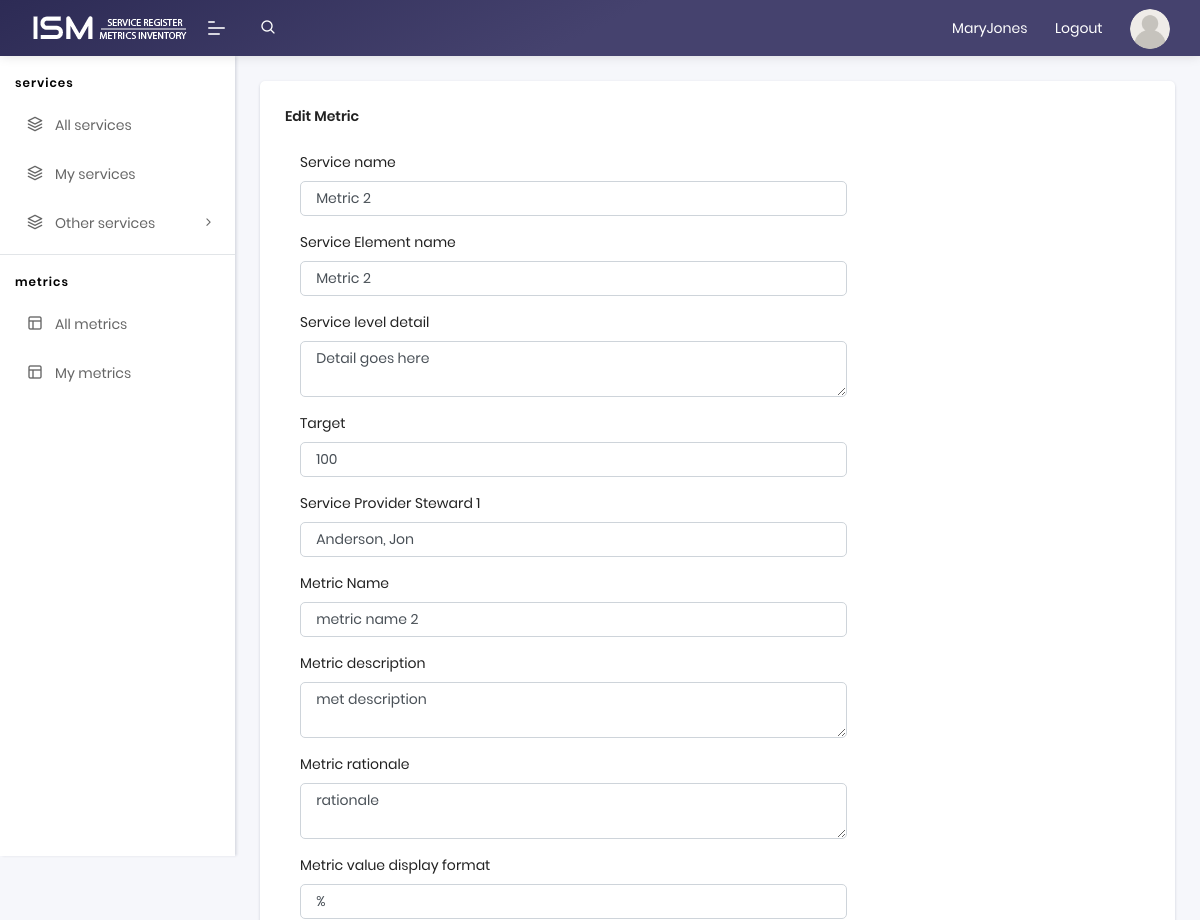
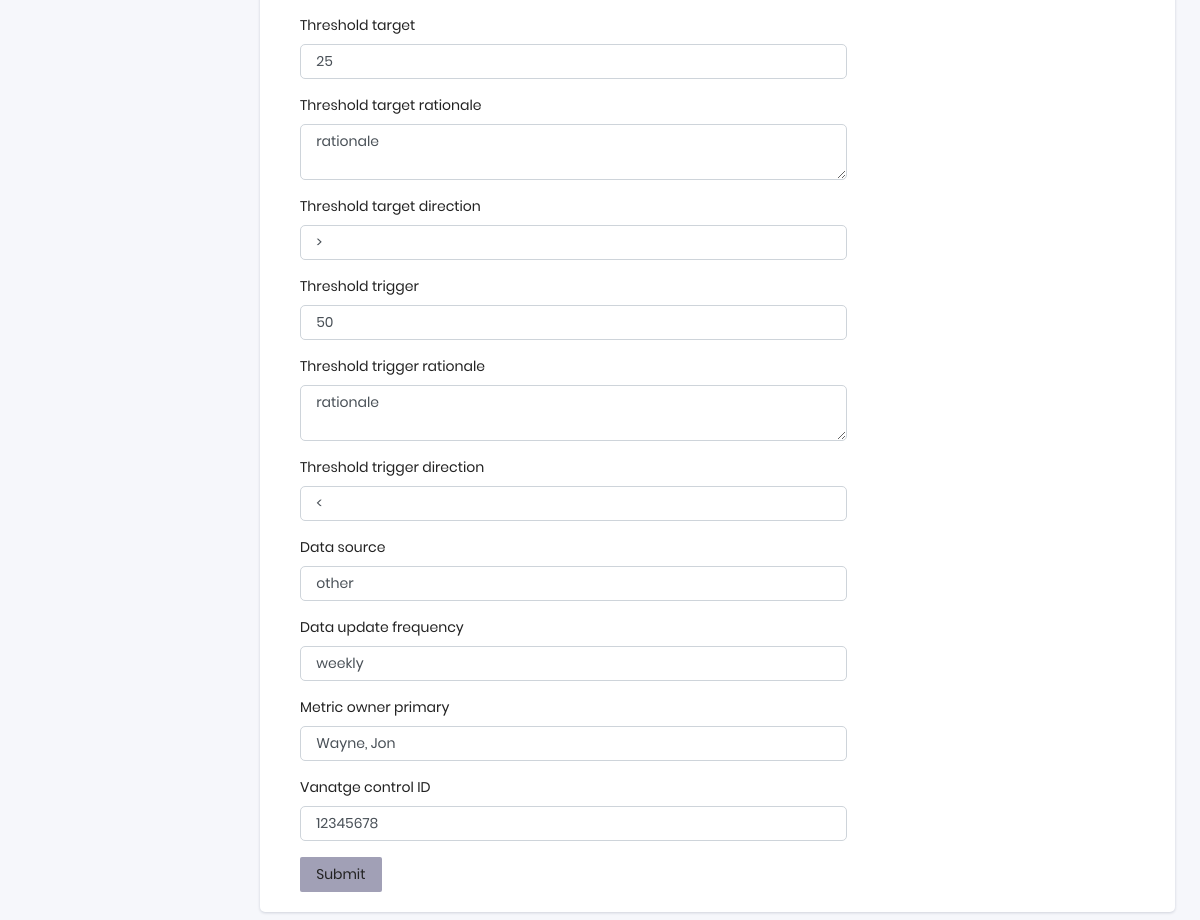
/metrics/edit/2 (signed in), run on the app's committed database (2 pictures, top to bottom).
### app/models.py (models this page shows, shortened)
class User(UserMixin, db.Model):
    id = db.Column(db.Integer, primary_key=True)
    username = db.Column(db.String(64), index=True, unique=True)
    email = db.Column(db.String(120), index=True, unique=True)
    password_hash = db.Column(db.String(128))
    posts = db.relationship('Post', backref='author', lazy='dynamic')
    metrics = db.relationship('Metric', backref='creator', lazy='dynamic')
    about_me = db.Column(db.String(140))
    last_seen = db.Column(db.DateTime, default=datetime.utcnow)
    followed = db.relationship(
        'User', secondary=followers,
        primaryjoin=(followers.c.follower_id == id),
        secondaryjoin=(followers.c.followed_id == id),
        backref=db.backref('followers', lazy='dynamic'), lazy='dynamic')

class Metric(db.Model):
    id = db.Column(db.Integer, primary_key=True)
    service_name = db.Column(db.String(120), index=True)
    service_element_name = db.Column(db.String(120), index=True)
    service_level_detail = db.Column(db.Text,index=False)
    target = db.Column(db.Integer, index=True)
    service_provider_steward_1 = db.Column(db.String(120), index=True)
    metric_name = db.Column(db.String(120), index=True)
    metric_description = db.Column(db.Text,index=False )
    metric_rationale = db.Column(db.Text, index=False)
    metric_value_display_format = db.Column(db.String(120), index=False)
    threshold_target = db.Column(db.Integer, index=False)
    threshold_target_rationale = db.Column(db.String(500), index=False)
    threshold_target_direction = db.Column(db.String(10), index=False)
    threshold_trigger = db.Column(db.Integer, index=False)
    threshold_trigger_rationale = db.Column(db.String(500), index=False)
    threshold_trigger_direction = db.Column(db.String(10), index=False)
    data_source = db.Column(db.String(120), index=True)
    data_update_frequency = db.Column(db.String(120), index=True)
    metric_owner_primary = db.Column(db.String(120), index=True)
    vantage_control_id = db.Column(db.String(120), index=True)
    user_id = db.Column(db.Integer, db.ForeignKey('user.id'))

### app/routes.py (the view)
@app.route('/metrics/edit/<int:id>', methods=['GET', 'POST'])
@login_required
def edit_metric(id):
    add_metric = False
    metric = Metric.query.get_or_404(id)
    form = MetricForm(obj=metric)
    if form.validate_on_submit():
        metric.service_name = form.service_name.data
        metric.service_element_name = form.service_element_name.data
        metric.service_level_detail = form.service_level_detail.data
        metric.target = form.target.data
        metric.service_provider_steward_1 = form.service_provider_steward_1.data
        metric.metric_name = form.metric_name.data
        metric.metric_description = form.metric_description.data
        metric.metric_rationale = form.metric_rationale.data
        metric.metric_value_display_format = form.metric_value_display_format.data
        metric.threshold_target = form.threshold_target.data
        metric.threshold_target_rationale = form.threshold_target_rationale.data
        metric.threshold_target_direction = form.threshold_target_direction.data
        metric.threshold_trigger = form.threshold_trigger.data
        metric.threshold_trigger_rationale = form.threshold_trigger_rationale.data
        metric.threshold_trigger_direction = form.threshold_trigger_direction.data
        metric.data_source = form.data_source.data
        metric.data_update_frequency = form.data_update_frequency.data
        metric.metric_owner_primary = form.metric_owner_primary.data
        metric.vantage_control_id = form.vantage_control_id.data
        db.session.commit()
        flash('Your metric changes have been saved')
        return redirect(url_for('list_metrics'))
    elif request.method == 'GET':
        form.service_name.data = metric.service_name
        form.service_element_name.data = metric.service_element_name
        form.service_level_detail.data = metric.service_level_detail
        form.target.data = metric.target
        form.service_provider_steward_1.data = metric.service_provider_steward_1
        form.metric_name.data = metric.metric_name
        form.metric_description.data = metric.metric_description
        form.metric_rationale.data = metric.metric_rationale
        form.metric_value_display_format.data = metric.metric_value_display_format
        form.threshold_target.data = metric.threshold_target
        form.threshold_target_rationale.data = metric.threshold_target_rationale
        form.threshold_target_direction.data = metric.threshold_target_direction
        form.threshold_trigger.data = metric.threshold_trigger
        form.threshold_trigger_rationale.data = metric.threshold_trigger_rationale
        form.threshold_trigger_direction.data = metric.threshold_trigger_direction
        form.data_source.data = metric.data_source
        form.data_update_frequency.data = metric.data_update_frequency
        form.metric_owner_primary.data = metric.metric_owner_primary
        form.vantage_control_id.data = metric.vantage_control_id
    return render_template('metric.html', title='Edit Metric', action="Edit",
                           add_metric=add_metric, form=form,
                           metric=metric)

### app/models.py (called while the page is built)
@login.user_loader
def load_user(id):
    return User.query.get(int(id))

### app/routes.py (called while the page is built)
@app.before_request
def before_request():
    if current_user.is_authenticated:
        current_user.last_seen = datetime.utcnow()
        db.session.commit()

### app/templates/metric.html (shortened to what this page needs)
{% extends "base.html" %}
{% import 'bootstrap/wtf.html' as wtf %}
{% block app_content %}
<div class="pcoded-main-container pt-10">
    <div class="pcoded-content">
        <div class="row">
            <div class="col-lg-12">
                <div class="card">
                    <div class="card-header">
                        <h5>
                          {% block title %}
                            {% if add_department %}
                                Add Metric
                            {% else %}
                                Edit Metric
                            {% endif %}
                          {% endblock %}
                        </h5>
                    </div>
                    <div class="card-body">
                        <div class="col-md-8">
                            {{ wtf.quick_form(form) }}
                        </div>
                </div>
            </div>
        </div>
    </div>
</div>
{% endblock %}

### app/templates/navigation.html (shortened to what this page needs)
	<header class="navbar pcoded-header navbar-expand-lg navbar-light headerpos-fixed header-purple">
        <div class="m-header">
            <a class="mobile-menu" id="mobile-collapse" href="#!"><span></span></a>
            <a href="#!" class="b-brand">
                <img src="/static/assets/images/ism_logo_2.png" alt="" class="logo">
            </a>
        </div>
        <div class="collapse navbar-collapse">
            <ul class="navbar-nav mr-auto">
                <li class="nav-item">
                    <a href="#!" class="pop-search"><i class="feather icon-search"></i></a>
                </li>
            </ul>
            <ul class="navbar-nav ml-auto">
                {% if current_user.is_anonymous %}
                    <li><a href="{{ url_for('login') }}">Login</a></li>
                    {% else %}
                    <li><a href="{{ url_for('user', username=current_user.username) }}">{{current_user.username}}</a></li>
                    <li><a href="{{ url_for('logout') }}">Logout</a></li>
                    {% endif %}                <li>
                    <div class="dropdown drp-user">
                        <a href="#!" class="dropdown-toggle" data-toggle="dropdown">
                            <img src="/static/assets/images/user/avatar-grey.png" class="img-radius wid-40" alt="User-Profile-Image">
                        </a>
                    </div>
                </li>
            </ul>
        </div>
    </header>

### data on the page
User: username "MaryJones"
Metric: service_name "Metric 2", service_element_name "Metric 2", service_level_detail "Detail goes here", target "100", service_provider_steward_1 "Anderson, Jon", metric_name "metric name 2", metric_description "met description", metric_rationale "rationale", metric_value_display_format "%", threshold_target "25", threshold_target_rationale "rationale", threshold_target_direction ">", threshold_trigger "50", threshold_trigger_rationale "rationale", threshold_trigger_direction "<", data_source "other", data_update_frequency "weekly", metric_owner_primary "Wayne, Jon", vantage_control_id "12345678"
